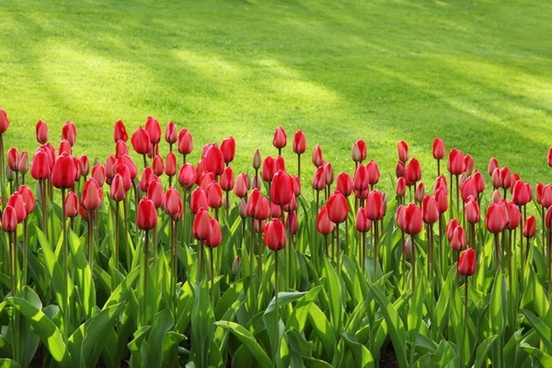
%> input picture 12.jpg, 552 x 368 px
$ octave eroson.m   (GNU Octave 9; MATLAB toolbox functions it lacks are replaced by stand-ins)
%> lines starting %> are read from the running program, lines starting %| are printed output that depends on the picture; in (x1, y1, x2, y2) boxes, pixels count from 0 and x2, y2 are one past the last pixel; in counts of white or black regions, pixels touching at a corner belong together; the program's own positions count from 1
a=imread('12.jpg');
%> a is the input picture: size 368x552x3 uint8; mean R, G, B 129.4, 138.1, 50.5
im=im2bw(a);
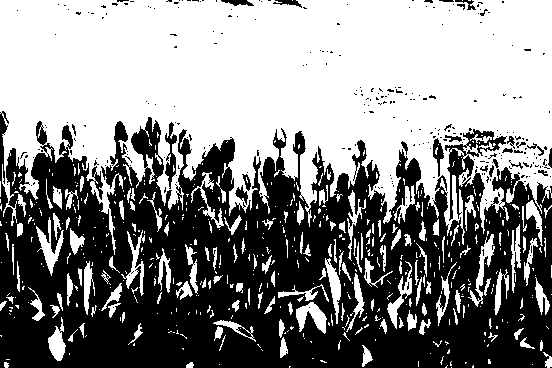
%> im: size 368x552 logical; 53.7% white; 284 black regions (259 under 20 px), largest, box (x1, y1, x2, y2) and area: (0, 111, 552, 368) 91585, (165, 122, 177, 189) 365, (433, 138, 444, 177) 194
se=strel('square',3);
i=imerode(im,se);
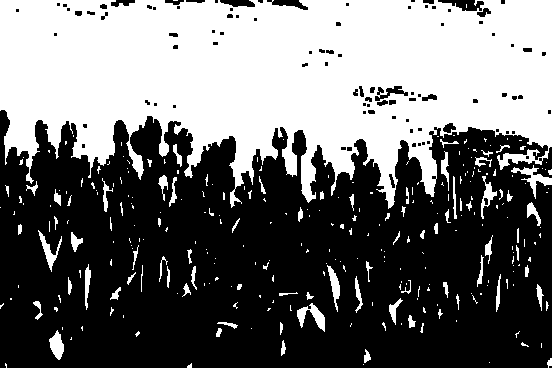
%> i: size 368x552 logical; 42.9% white; 294 white regions (211 under 20 px), largest, box (x1, y1, x2, y2) and area: (0, 0, 552, 209) 80332, (511, 165, 552, 199) 368, (297, 303, 325, 332) 346
subplot(2,2,1),imshow(a),title('original image');
subplot(2,2,2),imshow(i),title('errsion in function image');

$ run again, with 10.jpg copied over 12.jpg
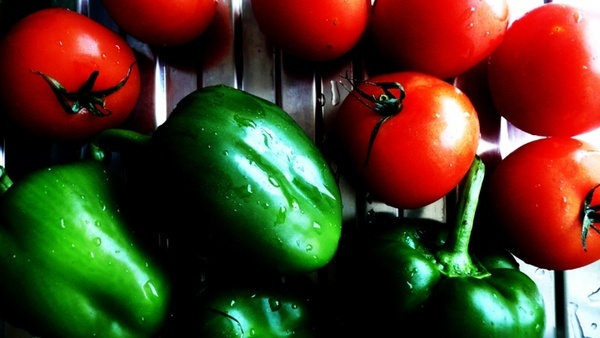
%> input picture 10.jpg, 600 x 338 px
%> a is the input picture: size 338x600x3 uint8; mean R, G, B 79.1, 57.8, 33.3
%> `im=im2bw(a);`:
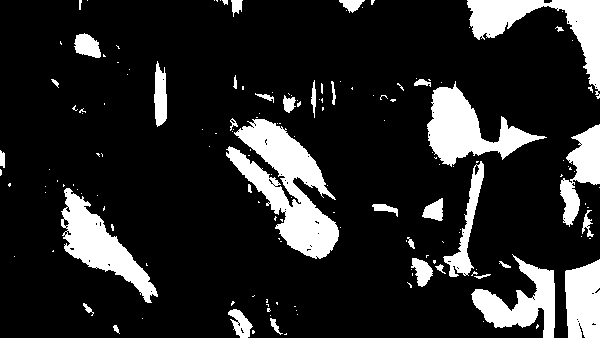
%> im: size 338x600 logical; 15.7% white; 159 white regions (121 under 20 px), largest, box (x1, y1, x2, y2) and area: (226, 119, 339, 259) 6959, (427, 81, 547, 167) 4098, (467, 0, 600, 99) 3986
%> `i=imerode(im,se);`:
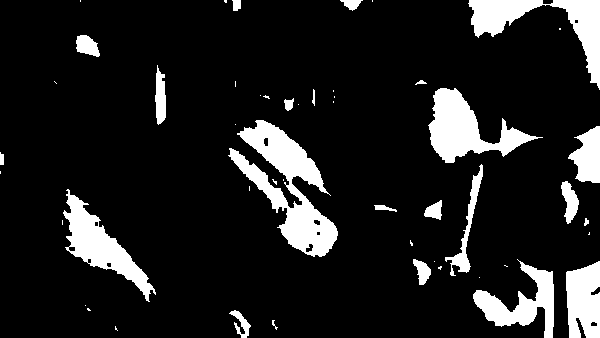
%> i: size 338x600 logical; 12.5% white; 50 white regions (27 under 20 px), largest, box (x1, y1, x2, y2) and area: (228, 120, 338, 257) 5728, (428, 88, 543, 163) 3559, (468, 0, 600, 90) 3546

$ run again, with 11.jpg copied over 12.jpg
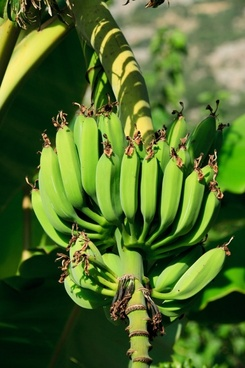
%> input picture 11.jpg, 245 x 368 px
%> a is the input picture: size 368x245x3 uint8; mean R, G, B 79.7, 106.9, 42.6
%> `im=im2bw(a);`:
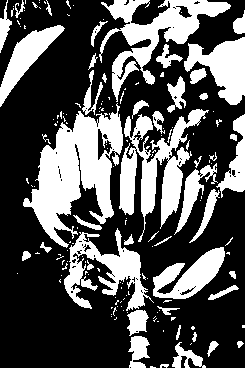
%> im: size 368x245 logical; 33.8% white; 163 white regions (115 under 20 px), largest, box (x1, y1, x2, y2) and area: (23, 103, 123, 248) 6720, (119, 109, 209, 242) 4234, (99, 0, 231, 102) 4043
%> `i=imerode(im,se);`:
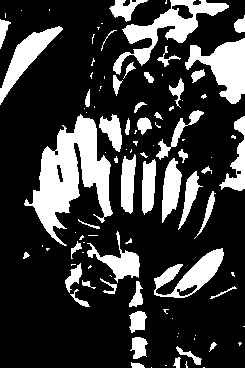
%> i: size 368x245 logical; 23.4% white; 101 white regions (53 under 20 px), largest, box (x1, y1, x2, y2) and area: (24, 114, 113, 246) 4984, (113, 0, 229, 75) 2251, (185, 38, 245, 104) 1975
